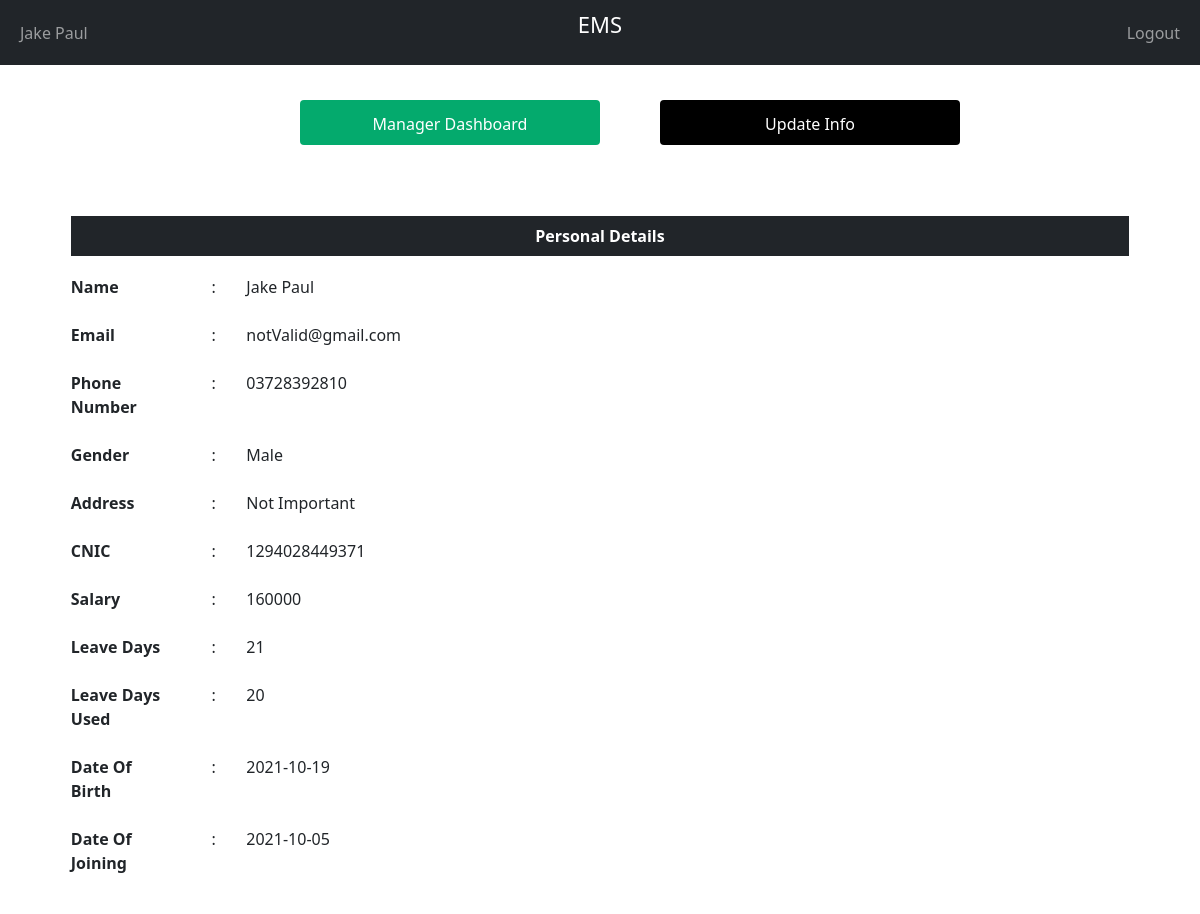
The page /PHP/Manager_PersonalDetails.php (signed in) on the database its author committed.
### tables this page shows
CREATE TABLE `manager_info` (
  `Manager_ID` int(11) NOT NULL,
  `First_Name` varchar(25) NOT NULL,
  `Last_Name` varchar(25) NOT NULL,
  `Gender` varchar(10) NOT NULL,
  `Phone_Number` varchar(11) NOT NULL,
  `Email` varchar(50) NOT NULL,
  `Password` varchar(50) NOT NULL,
  `Address` varchar(300) NOT NULL,
  `CNIC` varchar(13) NOT NULL,
  `DateOfBirth` date NOT NULL,
  `DateOfJoining` date NOT NULL,
  `Salary` int(11) NOT NULL,
  `Total_Leave_Days` int(2) NOT NULL,
  `Leave_Days_Used` int(2) NOT NULL,
  `Bonus` int(11) NOT NULL,
  `BonusMonth` date DEFAULT NULL
);

### PHP/Manager_PersonalDetails.php (the view, shortened to what this page needs)
<?php
    include "Connection.php";
?>
<!doctype html>
<html lang="en">
  <head>
    <link href="https://cdn.jsdelivr.net/npm/bootstrap@5.1.1/dist/css/bootstrap.min.css" rel="stylesheet">
</head>
<body>
  <nav class="navbar navbar-expand-md navbar-dark bg-dark">
    <div class="container-fluid">
      <div class="navbar-collapse collapse w-100 order-1 order-md-0 dual-collapse2">
        <ul class="navbar-nav me-auto">
          <li class="nav-item active">
            <a class="nav-link" href="Manager_PersonalDetails.php">
                <?php
                  if(isset($_SESSION['fname']) && isset($_SESSION['lname']))
                  {
                    echo"$_SESSION[fname] $_SESSION[lname]";
                  }
                  else
                   echo"Manager Name";
                  ?>
            </a>
          </li>
        </ul>
      </div>
      <div class="mx-auto order-0">
        <p style="color: white;font-size:22px;">EMS</p>
      </div>
      <div class="navbar-collapse collapse w-100 order-3 dual-collapse2">
        <ul class="navbar-nav ms-auto">
          <li class="nav-item">
            <a class="nav-link" href="Logout.php">Logout</a>
          </li>
        </ul>
      </div>
    </div>
  </nav>
  <div class="content-container">
    <div class="container-fluid">
      <?php
        $EmployeeType = "Manager";
        $ID = $_SESSION['uid'];
        if($EmployeeType == "Manager")
        {
          $sql = "SELECT * FROM manager_info WHERE Manager_ID = '$ID'";
          $result = mysqli_query($con, $sql);
          $count = mysqli_num_rows($result);
          $row=mysqli_fetch_array($result);
          if($count ==1)
          {
          echo'
          <div style="margin-top: 3%;padding-bottom: 5%;"class="row">
            <a href="Manager_Dashboard.php" style="height:45px;width:25%;margin-left: 25%;color:white;" class ="AcitonButtons" value="Admin Dashboard">Manager Dashboard</a>
            <a href="Manager_UpdatePersonalDetails.php" style="height:45px;width:25%;margin-left: 5%;background-color: black;color:white;"class ="AcitonButtons" value="AssignTeam">Update Info</a>
          </div>
        <div style="width:90%;margin-left: 5%;margin-top: 1%;float:left;"class="jumbotron" >
            <table style="margin-bottom: 0px;padding-bottom: 0px;"class="table">
              <thead class="table-dark">
                <tr >
                  <th style="text-align: center;border-bottom: 1px solid white;">Personal Details</th>
                </tr>
              </thead>
            </table>
        </div>
        ';
        echo'
        <form style="width:90%;margin-left: 5%;margin-top: 5%;"action="#">
            <div style="font-size: 18;"class="row">
                <div style="width:13%">
                    <label for="fname"><b>Name</b></label>
                </div>
                <div style="width:1px;">
                    <label>:</label>
                </div>
                <div style="width:10%;margin-left: 1%;">
                    <label>'.$row["First_Name"].'&nbsp'.$row["Last_Name"].'</label>
                </div>
            </div>
            <div style="font-size: 18;"class="row">
                <div style="width:13%;">
                    <label for="Email"><b>Email</b></label>
                </div>
                <div style="width:1px;">
                    <label>:</label>
                </div>
                <div style="width:15%;margin-left: 1%;">
                    <label> '.$row['Email'].'</label>
                </div>
            </div>
            <div style="font-size: 18;"class="row">
                <div style="width:13%;">
                    <label for="PhoneNumber"><b>Phone Number</b></label>
                </div>
                <div style="width:1px;">
                    <label>:</label>
                </div>
                <div style="width:10%;margin-left: 1%;">
                    <label> '.$row['Phone_Number'].'</label>
                </div>
            </div>
            <div style="font-size: 18;"class="row">
                <div style="width:13%;">
                    <label for="Gender"><b>Gender</b></label>
                </div>
                <div style="width:1px;">
                    <label>:</label>
                </div>
                <div style="width:30%;margin-left: 1%;">
                    <label> '.$row['Gender'].'</label>
                </div>
            </div>
            <div style="font-size: 18;"class="row">
                <div style="width:13%;">
                    <label for="Address"><b>Address</b></label>
                </div>
                <div style="width:1px;">
                    <label>:</label>
                </div>
                <div style="width:80%;margin-left: 1%;">
                    <label>'.$row['Address'].'</label>
                </div>
            </div>
            <div style="font-size: 18;"class="row">
                <div style="width:13%;">
                    <label for="CNIC"><b>CNIC</b></label>
                </div>
                <div style="width:1px;">
                    <label>:</label>
                </div>
                <div style="width:30%;margin-left: 1%;">
                    <label> '.$row['CNIC'].'</label>
                </div>
            </div>
            <div style="font-size: 18;"class="row">
                <div style="width:13%;">
                    <label for="Salary"><b>Salary</b></label>
                </div>
                <div style="width:1px;">
                    <label>:</label>
                </div>
                <div style="width:30%;margin-left: 1%;">
                    <label> '.$row['Salary'].'</label>
                </div>
            </div>
            <div style="font-size: 18;"class="row">
                <div style="width:13%;">
                    <label for="LeaveDays"><b>Leave Days</b></label>
                </div>
                <div style="width:1px;">
                    <label>:</label>
                </div>
                <div style="width:30%;margin-left: 1%;">
                    <label> '.$row['Total_Leave_Days'].'</label>
                </div>
            </div>
            <div style="font-size: 18;"class="row">
                <div style="width:13%;">
                    <label for="LeaveDaysUsed"><b>Leave Days Used</b></label>
                </div>
                <div style="width:1px;">
                    <label>:</label>
                </div>
                <div style="width:30%;margin-left: 1%;">
                    <label> '.$row['Leave_Days_Used'].'</label>
                </div>
            </div>
            <div style="font-size: 18;"class="row">
                <div style="width:13%;">
                    <label for="DateOfBirth"><b>Date Of Birth</b></label>
                </div>
                <div style="width:1px;">
                    <label>:</label>
                </div>
                <div style="width:30%;margin-left: 1%;">
                    <label> '.$row['DateOfBirth'].'</label>
                </div>
            </div>
            <div style="font-size: 18;margin-bottom:5%"class="row">
                <div style="width:13%;">
                    <label for="Loan"><b>Date Of Joining</b></label>
                </div>
                <div style="width:1px;">
                    <label>:</label>
                </div>
                <div style="width:30%;margin-left: 1%;">
                    <label>'.$row['DateOfJoining'].'</label>
                </div>
            </div>
        </form>';
          }
        }
      ?>
    </div>
  </div>
</body>
</html>

### PHP/Manager_PersonalDetails.php (style rules this page uses)
.AcitonButtons { background-color: #04AA6D; color: rgb(255, 255, 255); padding: 12px 20px; border: none; border-radius: 4px; text-decoration: none; text-align:center; cursor: pointer; float: right; }
label { padding: 12px 12px 12px 0; display: inline-block; }
.row:after { content: ""; display: table; clear: both; }

### rows shown on the page
manager_info: First_Name "Jake", Last_Name "Paul", Email "notValid@gmail.com", Phone_Number "03728392810", Gender "Male", Address "Not Important", CNIC "1294028449371", Salary "160000", Total_Leave_Days "21", Leave_Days_Used "20", DateOfBirth "2021-10-19", DateOfJoining "2021-10-05"

### other values the page prints
$_SESSION[fname] "Jake"
$_SESSION[lname] "Paul"
